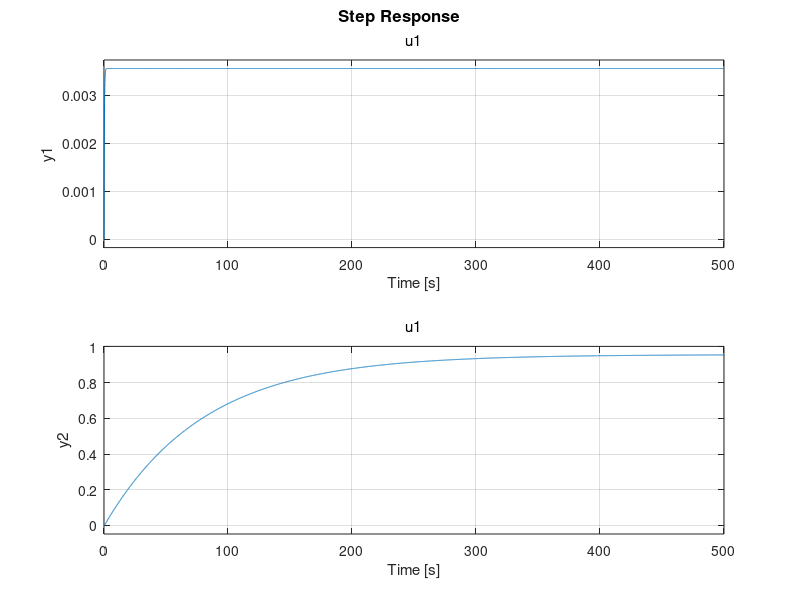

Write MATLAB code to recreate this figure.
V = 12;
q = 0.15;
k = 9.4;
E = 2500;
R = 8.31;
T = 293;

A = [-(q+V*k*exp(-E/(R*T))/V) 0; k*exp(-E/(R*T)) -q/V];
B = [q/V; 0];
C = [1 0; 0 1];
D = [0;0];

sys = ss(A,B,C,D);
step(sys)
